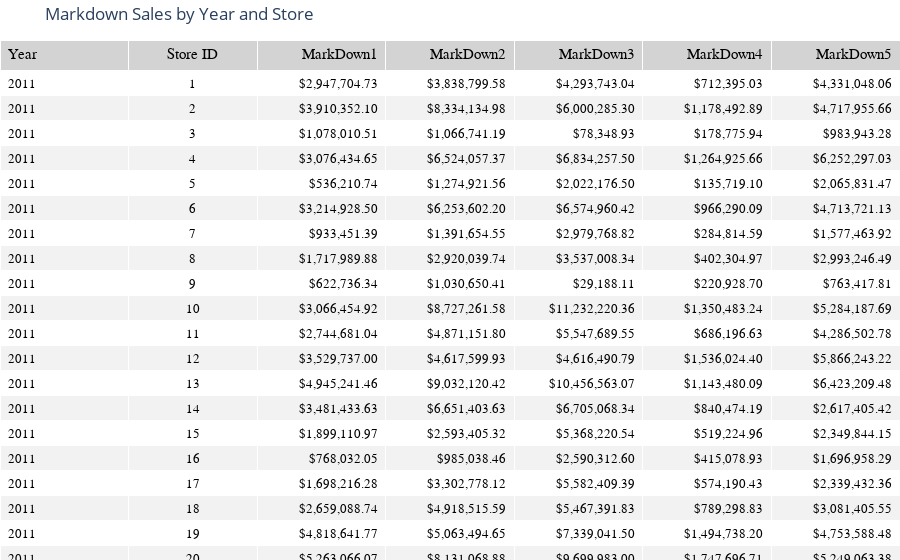

The cell this chart's notebook holds for it:
### Code cell
# Use the data from the previous cell to generate the table

# Gather the header values
column_map = {
    'year': 'Year',
    'store_id': 'Store ID',
    'markdown1': 'MarkDown1',
    'markdown2': 'MarkDown2',
    'markdown3': 'MarkDown3',
    'markdown4': 'MarkDown4',
    'markdown5': 'MarkDown5'
}

formatted_headers = [column_map[col] for col in summary_data.columns]

# Prepare zebra striping for the summary table
# Alternate row colors: white for even, light gray for odd.
# We build color lists for each column, with the last row (the total row) as white.
fill_colors = [
    ['white' if i % 2 == 0 else '#f2f2f2' for i in range(len(summary_data) - 1)] + ['white']
    for _ in range(3)
]

# Overwrite the fill color of the final row (the Total row) to a distinct color for emphasis
for i in range(len(fill_colors)):
    fill_colors[i][-1] = 'lavender'

# Now add a bold tag to the total row.  Loop through each column in the last row
# and surround it with the <b></b> tags. Don't be confused by the statement:
# df_weekly_sales.iloc[-1][col]
# This is chaining 2 statements together to fetch the last row first (as a series), then
# fetching the label-based element associated with the variable "col" to get the specific
# element.
for col in summary_data.columns:
    summary_data.loc[len(summary_data)-1, col] = f"<b>{summary_data.iloc[-1][col]}</b>"

# Gather the cell values for the summary data
cell_values = [summary_data[col] for col in summary_data.columns]

# Configure the table using Plotly.  We can't just feed the dataframe
# directly to have the table produced since the required format differs
# slightly from our dataframe layout
fig = go.Figure(data=[
    go.Table(
        header=dict(
            values=formatted_headers,
            fill_color='lightgrey',
            align = ['left','center','right','right','right','right','right'],
            font=dict(size=15, color='black', family='Helvetica'),
            height=30
        ),
        cells=dict(
            values = cell_values,
            fill_color = fill_colors,
            align = ['left','center','right','right','right','right','right'],
            font = dict(size=13, color='black', family='Menlo'),
            height = 25
        )
    )       
])

fig.update_layout(
    title="Markdown Sales by Year and Store",
    margin=dict(l=0, r=0, t=40, b=0)
)

fig.show()

### Figure 1 — Plotly figure (JSON) as saved in the notebook; plotly's stock layout.template omitted (floating-point values rounded to 4 significant figures; data arrays with more than 128 entries replaced by an {"elided": "..."} marker saying what was removed)
{"data": [{"cells": {"align": ["left", "center", "right", "right", "right", "right", "right"], "fill": {"color": {"elided": "3x86 str values"}}, "font": {"color": "black", "family": "Menlo", "size": 13}, "height": 25, "values": {"elided": "7x86 str values"}}, "header": {"align": ["left", "center", "right", "right", "right", "right", "right"], "fill": {"color": "lightgrey"}, "font": {"color": "black", "family": "Helvetica", "size": 15}, "height": 30, "values": ["Year", "Store ID", "MarkDown1", "MarkDown2", "MarkDown3", "MarkDown4", "MarkDown5"]}, "type": "table"}], "layout": {"margin": {"b": 0, "l": 0, "r": 0, "t": 40}, "title": {"text": "Markdown Sales by Year and Store"}}}
